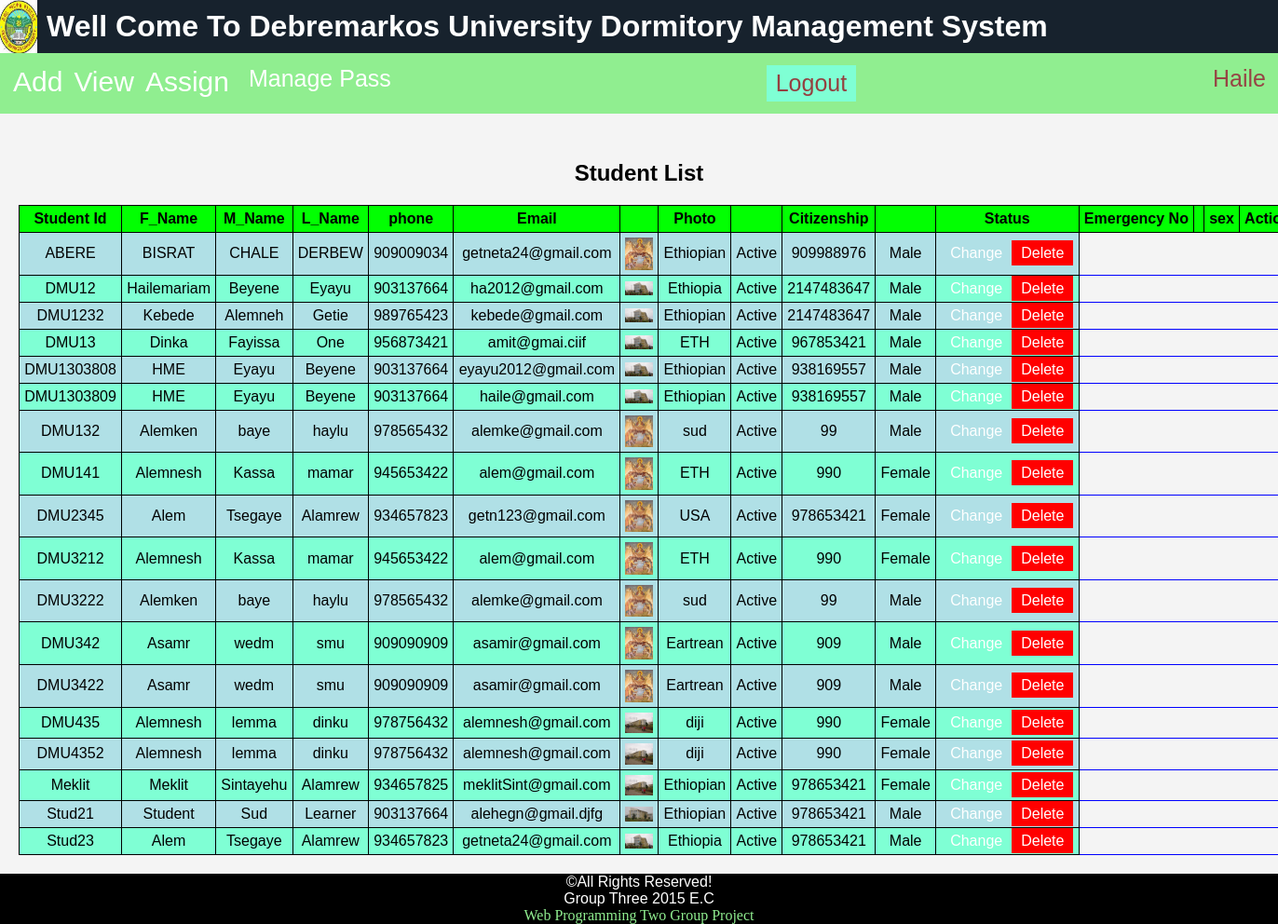
Screenshot of /ProctorManager/view.php (signed in) with the database file from the repository.
### tables this page shows
CREATE TABLE `student` (
  `StudId` varchar(10) NOT NULL,
  `FName` varchar(30) NOT NULL,
  `MName` varchar(30) NOT NULL,
  `LName` varchar(30) NOT NULL,
  `Phone` int(12) NOT NULL,
  `Email` varchar(50) NOT NULL,
  `Photo` varchar(90) NOT NULL,
  `Country` varchar(20) NOT NULL,
  `Status` varchar(10) NOT NULL,
  `EmergencyNo` int(13) NOT NULL,
  `Sex` varchar(10) NOT NULL,
  `password` varchar(40) NOT NULL
);

### ProctorManager/view.php (the view, shortened to what this page needs)
<?php
include("header.php");
require("../connect.php");
$query = "SELECT * FROM student";
$result = mysqli_query($connect, $query);
?>
<!DOCTYPE html>
<html>
<head>
</head>
<body>
    <h2>Student List</h2>
    <table>
        <thead>
            <tr>
                <th>Student Id</th> <th> F_Name</th> <th> M_Name</th> <th> L_Name</th>
                <th> phone</th> <th> Email <th>
                <th> Photo<th> <th> Citizenship <th>
                <th>Status</th> <th> Emergency No<th> <th> sex </th> <th>Action</th>
            </tr>
        </thead>
        <tbody>
            <?php while ($row = mysqli_fetch_assoc($result)){ ?>
                <tr>
                    <td>  <?php echo $row['StudId']; ?>  </td>
                    <td> <?php echo $row['FName']; ?>  </td>
                    <td> <?php echo $row['MName']; ?> </td>
                    <td> <?php echo $row['LName']; ?> </td>
                    <td> <?php echo $row['Phone']; ?> </td>
                    <td> <?php echo $row['Email']; ?> </td>
                    <td> <img src="<?php echo $row['Photo']; ?>" width="30px" alt="photo not found!"/> </td>
                    <td> <?php echo $row['Country']; ?> </td>
                    <td> <?php echo $row['Status']; ?> </td>
                    <td> <?php echo $row['EmergencyNo']; ?> </td>
                    <td> <?php echo $row['Sex']; ?> </td>
                    <td> <a href="change.php?id=<?php echo $row['StudId']; ?>">Change</a><a href="delete.php?id=<?php echo $row['StudId']; ?>" style="background-color: red;">Delete</a></td>
                </tr>
            <?php } ?>
        </tbody>
    </table>
</body>
</html>
?>    <?php include("../footer.php");  ?>

### style.css (style rules this page uses)
a { color: #fff; text-decoration: none; padding: 5px 10px; }
body { font-family: Arial, sans-serif; background-color: #f4f4f4; margin: 0; padding: 0; }
h2 { text-align: center; margin-top: 50px; }
table { width: 100%; border-collapse: collapse; margin-top: 10px; padding: 5px; }
th { background-color: rgb(27, 185, 185); }
tr:nth-child(even) { background-color: rgb(120, 86, 153); }
tr:nth-child(odd) { background-color: rgb(214, 171, 54); }

### ProctorManager/header.php (style rules this page uses)
table { padding: 10px; border: 1px solid black; }
tr,td { border: 1px solid blue; padding: 5px; text-align: center; }
th { background-color: rgb(2, 255, 2); }
tr:nth-child(even) { background-color: aquamarine; }
tr:nth-child(odd) { background-color: powderblue; }

### ProctorManager/view.php (style rules this page uses)
table { border-collapse: collapse; margin: 20px; padding: 20px; }
th, td { border: 1px solid black; padding: 5px; }

### rows the page displays
student: StudId "ABERE", FName "BISRAT", MName "CHALE", LName "DERBEW", Phone "909009034", Email "getneta24@gmail.com", Photo (picture), Country "Ethiopian", Status "Active", EmergencyNo "909988976", Sex "Male"
student: StudId "DMU12", FName "Hailemariam", MName "Beyene", LName "Eyayu", Phone "903137664", Email "ha2012@gmail.com", Photo (picture), Country "Ethiopia", Status "Active", EmergencyNo "2147483647", Sex "Male"
student: StudId "DMU1232", FName "Kebede", MName "Alemneh", LName "Getie", Phone "989765423", Email "kebede@gmail.com", Photo (picture), Country "Ethiopian", Status "Active", EmergencyNo "2147483647", Sex "Male"
student: StudId "DMU13", FName "Dinka", MName "Fayissa", LName "One", Phone "956873421", Email "amit@gmai.ciif", Photo (picture), Country "ETH", Status "Active", EmergencyNo "967853421", Sex "Male"
student: StudId "DMU1303808", FName "HME", MName "Eyayu", LName "Beyene", Phone "903137664", Email "eyayu2012@gmail.com", Photo (picture), Country "Ethiopian", Status "Active", EmergencyNo "938169557", Sex "Male"
student: StudId "DMU1303809", FName "HME", MName "Eyayu", LName "Beyene", Phone "903137664", Email "haile@gmail.com", Photo (picture), Country "Ethiopian", Status "Active", EmergencyNo "938169557", Sex "Male"
student: StudId "DMU132", FName "Alemken", MName "baye", LName "haylu", Phone "978565432", Email "alemke@gmail.com", Photo (picture), Country "sud", Status "Active", EmergencyNo "99", Sex "Male"
student: StudId "DMU141", FName "Alemnesh", MName "Kassa", LName "mamar", Phone "945653422", Email "alem@gmail.com", Photo (picture), Country "ETH", Status "Active", EmergencyNo "990", Sex "Female"
student: StudId "DMU2345", FName "Alem", MName "Tsegaye", LName "Alamrew", Phone "934657823", Email "getn123@gmail.com", Photo (picture), Country "USA", Status "Active", EmergencyNo "978653421", Sex "Female"
student: StudId "DMU3212", FName "Alemnesh", MName "Kassa", LName "mamar", Phone "945653422", Email "alem@gmail.com", Photo (picture), Country "ETH", Status "Active", EmergencyNo "990", Sex "Female"
student: StudId "DMU3222", FName "Alemken", MName "baye", LName "haylu", Phone "978565432", Email "alemke@gmail.com", Photo (picture), Country "sud", Status "Active", EmergencyNo "99", Sex "Male"
student: StudId "DMU342", FName "Asamr", MName "wedm", LName "smu", Phone "909090909", Email "asamir@gmail.com", Photo (picture), Country "Eartrean", Status "Active", EmergencyNo "909", Sex "Male"
student: StudId "DMU3422", FName "Asamr", MName "wedm", LName "smu", Phone "909090909", Email "asamir@gmail.com", Photo (picture), Country "Eartrean", Status "Active", EmergencyNo "909", Sex "Male"
student: StudId "DMU435", FName "Alemnesh", MName "lemma", LName "dinku", Phone "978756432", Email "alemnesh@gmail.com", Photo (picture), Country "diji", Status "Active", EmergencyNo "990", Sex "Female"
student: StudId "DMU4352", FName "Alemnesh", MName "lemma", LName "dinku", Phone "978756432", Email "alemnesh@gmail.com", Photo (picture), Country "diji", Status "Active", EmergencyNo "990", Sex "Female"
student: StudId "Meklit", FName "Meklit", MName "Sintayehu", LName "Alamrew", Phone "934657825", Email "meklitSint@gmail.com", Photo (picture), Country "Ethiopian", Status "Active", EmergencyNo "978653421", Sex "Female"
student: StudId "Stud21", FName "Student", MName "Sud", LName "Learner", Phone "903137664", Email "alehegn@gmail.djfg", Photo (picture), Country "Ethiopian", Status "Active", EmergencyNo "978653421", Sex "Male"
student: StudId "Stud23", FName "Alem", MName "Tsegaye", LName "Alamrew", Phone "934657823", Email "getneta24@gmail.com", Photo (picture), Country "Ethiopia", Status "Active", EmergencyNo "978653421", Sex "Male"

### other values shown
$_SESSION['username'] "Haile"
